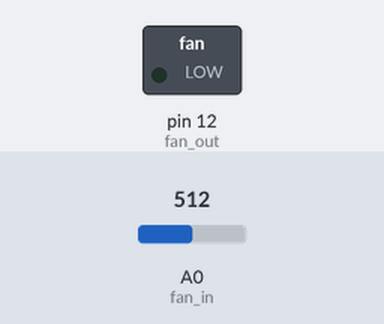
Simulated run of this sketch. Board: Arduino Uno, built with avr-gcc and run on an emulated ATmega328P. Parts: switched loads named in the sketch (green lamp = pin HIGH). The inputs (shaded band) are chosen by the test bench; at power-on: A0 (fan_in) = 512.

Above: at 1.2 s.
1.3 s: A0 (fan_in) set to 530
At 2.5 s:
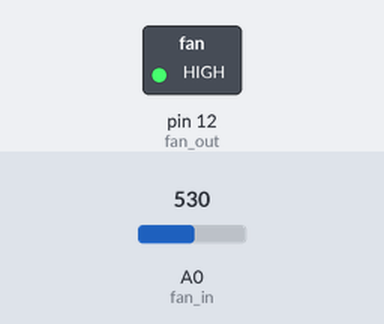
2.8 s: A0 (fan_in) set to 511
At 3.5 s:
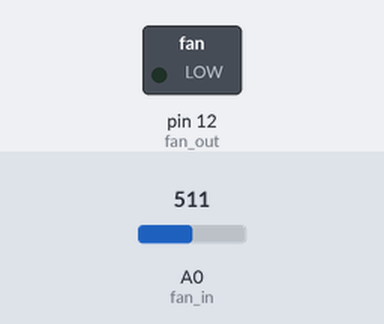
4.3 s: A0 (fan_in) set to 716
At 4.7 s:
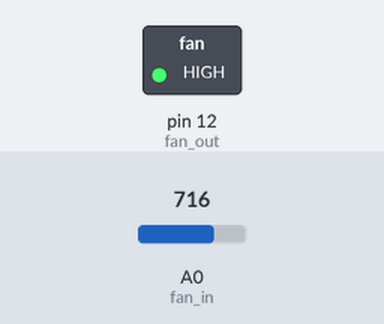
Timing chart, 0 to 7.3 s (numbered marks = the images above; inputs shaded):
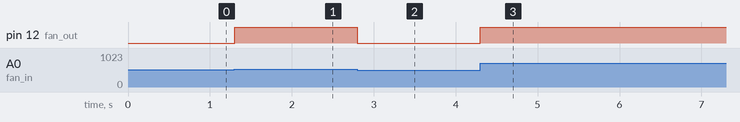

Measured:
- the behaviour switches between 513 and 514 on A0 (fan_in) (found by bisection; images 0 and 1)
- after the input at 1.3 s, pin 12 (fan_out): LOW → HIGH at once
- after the input at 2.8 s, pin 12 (fan_out): HIGH → LOW at once
- after the input at 4.3 s, pin 12 (fan_out): LOW → HIGH at once

The sketch:

messing_fan_potent.ino
```cpp
//playing with fan and potentiometer
//Jacob Pawlak
//October 2nd, 2020
//goooo blue team!

//setting up the input ports (potentiometers)
const int fan_in = A0;
//setting up the output ports (rgb light terminals)
const int fan_out = 12;

//setting up vars for the analog input from potentiometers
int fan_pot = 0;
//making an extra variable (in know i could do it without the three above w/ some condensing) for the mapped value
int fan_val = 0;

void setup() {
}

void loop() {
  //pull in the reading from the potentiometers
  fan_pot = analogRead(fan_in);
  //map the values to 0-255 for each rgb value
  fan_val = map(fan_pot, 0, 1023, 0, 255);
  //write the value to the led
  analogWrite(fan_out, fan_val);
  //HOLD IT. that's long enough, carry on.
  delay(5);
}
```
